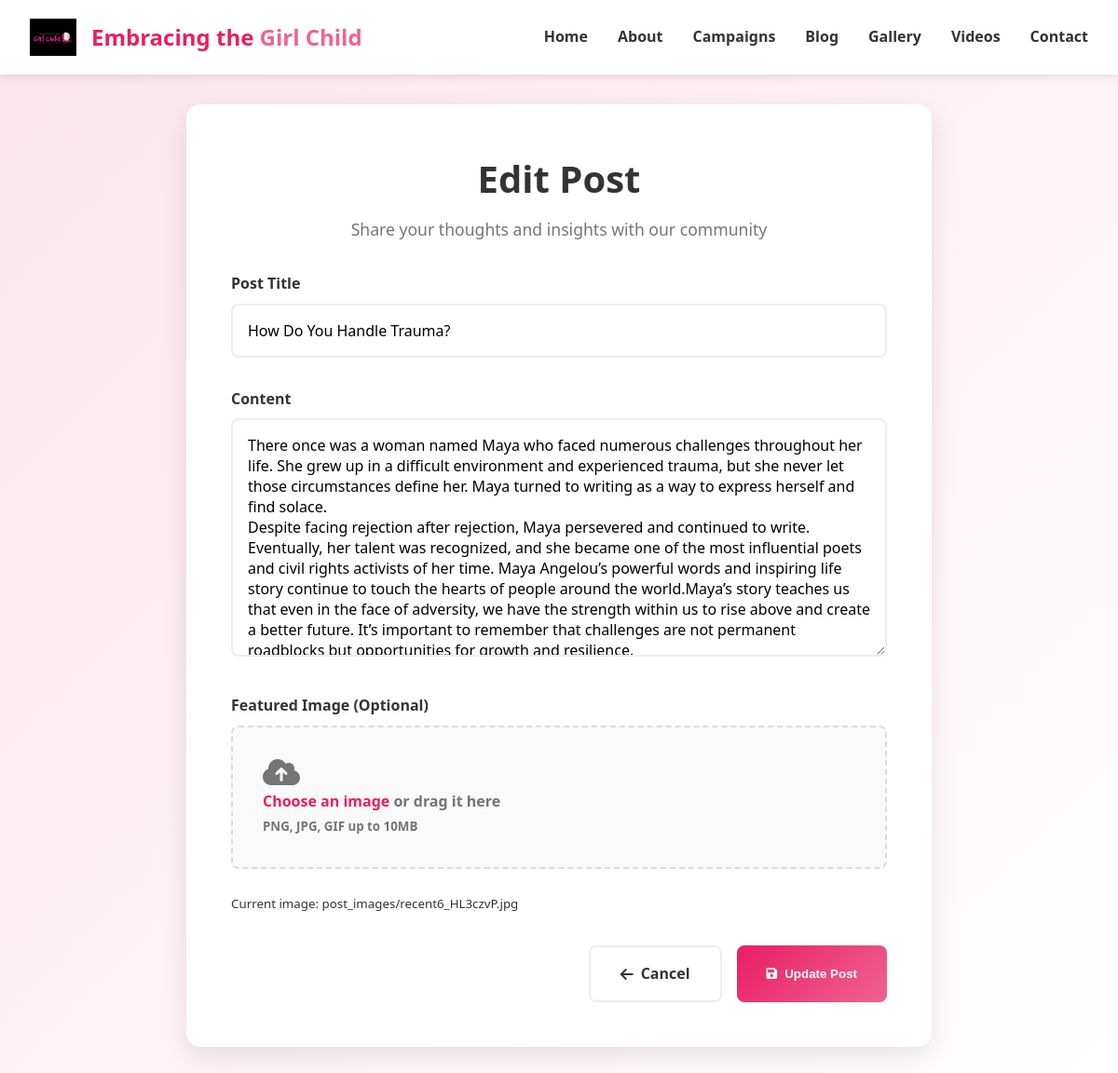
The page /post/how-do-you-handle-trauma/edit/ (signed in) on the database as committed earlier.
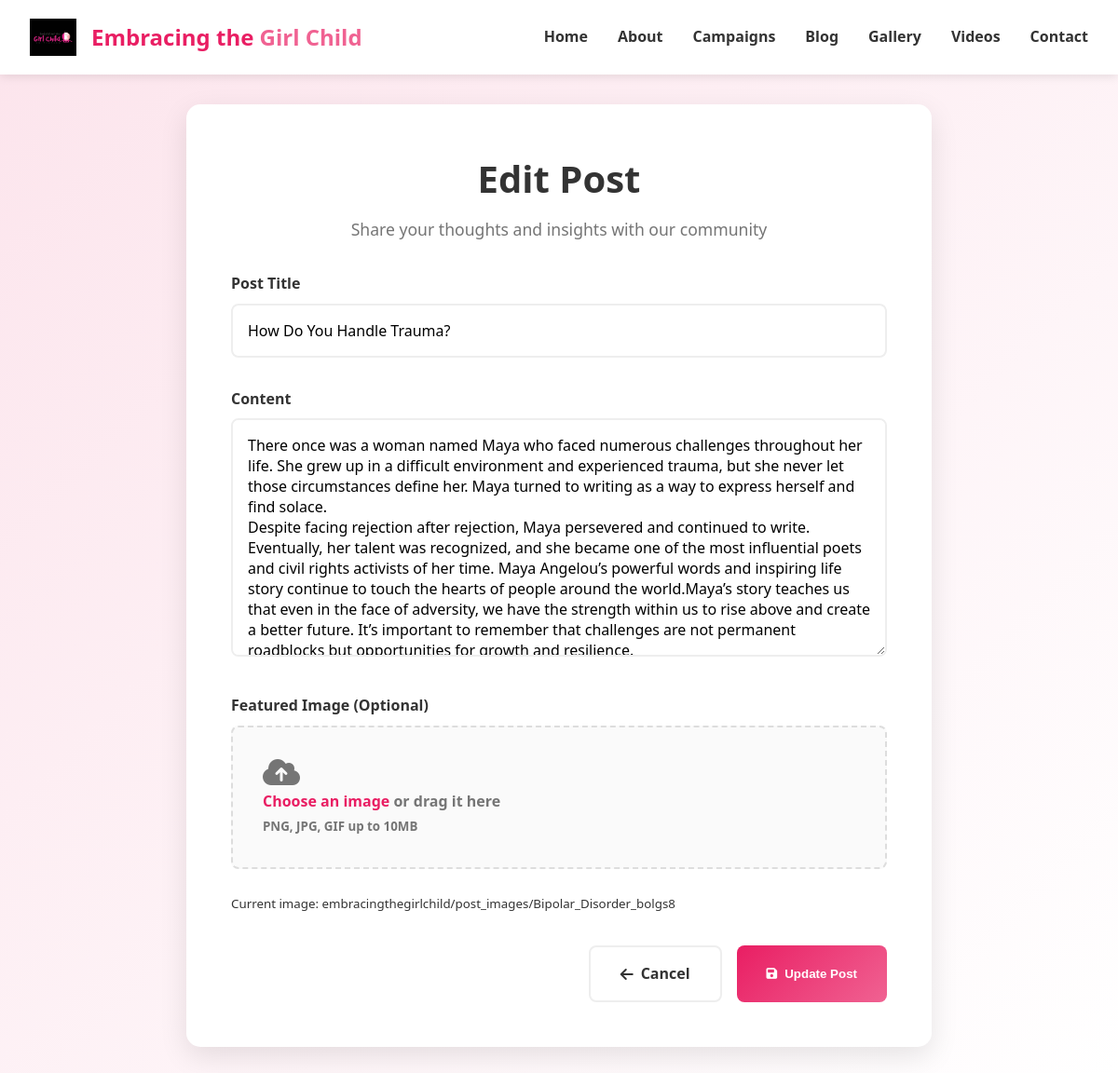
The same page on the database as committed later.
### main/models.py (models this page shows, shortened)
class Post(models.Model):
    title = models.CharField(max_length=200)
    slug = models.SlugField(unique=True, blank=True)
    content = models.TextField()
    image = models.ImageField(
        upload_to='post_images/',
        blank=True,
        null=True,
        storage=MediaCloudinaryStorage()
    )
    CATEGORY_CHOICES = [
        ('education', 'Education'),
        ('legal', 'Legal Rights'),
        ('success', 'Success Stories'),
        ('awareness', 'Awareness'),
        ('activism', 'Activism'),
        ('advocacy', 'Advocacy'),
    ]
    STATUS_CHOICES = [
        ('draft', 'Draft'),
        ('published', 'Published'),
        ('archived', 'Archived'),
    ]
    category = models.CharField(max_length=50, choices=CATEGORY_CHOICES, blank=True, null=True)
    status = models.CharField(max_length=20, choices=STATUS_CHOICES, default='draft')
    views = models.PositiveIntegerField(default=0)
    pub_link = models.URLField(blank=True, null=True)
    author = models.ForeignKey(User, on_delete=models.CASCADE)
    created_at = models.DateTimeField(default=timezone.now)
    updated_at = models.DateTimeField(auto_now=True)
    class Meta:
        ordering = ['-created_at']

### main/views.py (the view)
# urls.py: path('post/<slug:slug>/edit/', views.post_edit, name='post_edit'),
@login_required
def post_edit(request, slug):
    post = get_object_or_404(Post, slug=slug, author=request.user)
    if request.method == 'POST':
        form = PostForm(request.POST, request.FILES, instance=post)
        if form.is_valid():
            form.save()
            if request.headers.get('x-requested-with') == 'XMLHttpRequest':
                html = render_to_string('partials/_post_row.html', {'post': post}, request=request)
                return JsonResponse({'success': True, 'html': html})
            return redirect('dashboard')
    else:
        form = PostForm(instance=post)
    return render(request, 'post_form.html', {'form': form})

### main/forms.py
class PostForm(forms.ModelForm):
    class Meta:
        model = Post
        fields = ['title', 'content' , 'image', 'category', 'status']
        widgets = {
            'title': forms.TextInput(attrs={'class': 'form-control'}),
            'content': forms.Textarea(attrs={'class': 'form-control'}),
            'image': forms.ClearableFileInput(attrs={'class': 'form-control-file'}),
            'category': forms.Select(attrs={'class': 'form-control'}),
            'status': forms.Select(attrs={'class': 'form-control'}),
        }

### main/templates/post_form.html (shortened to what this page needs)
{% load static %}
<!DOCTYPE html>
<html lang="en">
<head>
    <link rel="stylesheet" href="https://cdnjs.cloudflare.com/ajax/libs/font-awesome/6.0.0-beta3/css/all.min.css">
    <link href="https://unpkg.com/aos@2.3.1/dist/aos.css" rel="stylesheet">
</head>
<body>
    <nav class="navbar">
        <div class="container">
            <div class="logo">
                <img src="{% static "images/logo.jpg" %}" alt="Embracing the Girl Child Initiative Logo">
                <div class="logo-text">Embracing the <span>Girl Child</span></div>
            </div>
            <ul class="nav-links">
                <li><a href="{% url 'home' %}">Home</a></li>
                <li><a href="{% url 'about' %}">About</a></li>
                <li><a href="#campaigns">Campaigns</a></li>
                <li><a href="{% url 'blog' %}">Blog</a></li>
                <li><a href="{% url 'gallery' %}">Gallery</a></li>
                <li><a href="{% url 'videos' %}">Videos</a></li>
                <li><a href="{% url 'contact' %}">Contact</a></li>
            </ul>
        </div>
    </nav>
    <main class="main-content">
        <div class="form-container" data-aos="fade-up">
            <div class="form-header">
                <h1>{% if form.instance.pk %}Edit Post{% else %}Create New Post{% endif %}</h1>
                <p>Share your thoughts and insights with our community</p>
            </div>
            <form method="post" enctype="multipart/form-data">
                <div class="form-group">
                    <label for="{{ form.title.id_for_label }}">Post Title</label>
                    {{ form.title }}
                </div>
                <div class="form-group">
                    <label for="{{ form.content.id_for_label }}">Content</label>
                    {{ form.content }}
                </div>
                <div class="form-group">
                    <label for="{{ form.image.id_for_label }}">Featured Image (Optional)</label>
                    <div class="file-input-wrapper">
                        <label for="{{ form.image.id_for_label }}" class="file-input-label">
                            <i class="fas fa-cloud-upload-alt"></i>
                            <div class="file-input-text">
                                <strong>Choose an image</strong> or drag it here<br>
                                <small>PNG, JPG, GIF up to 10MB</small>
                            </div>
                        </label>
                    </div>
                    {% if form.instance.image %}
                        <div style="margin-top: 1rem;">
                            <small>Current image: {{ form.instance.image.name }}</small>
                        </div>
                    {% endif %}
                </div>
                <div class="form-actions">
                    <a href="{% url 'dashboard' %}" class="btn btn-secondary">
                        <i class="fas fa-arrow-left"></i>
                        Cancel
                    </a>
                    <button type="submit" class="btn btn-primary">
                        <i class="fas fa-save"></i>
                        {% if form.instance.pk %}Update Post{% else %}Create Post{% endif %}
                    </button>
                </div>
            </form>
        </div>
    </main>
</body>
</html>

### main/templates/post_form.html (style rules this page uses)
:root { --primary-pink: #e91e63; --secondary-pink: #f06292; --light-pink: #fce4ec; --dark-gray: #333333; --medium-gray: #757575; --light-gray: #f5f5f5; --white: #ffffff; --black: #000000; --transition: all 0.3s ease; }
* { margin: 0; padding: 0; box-sizing: border-box; }
body { font-family: 'Segoe UI', Tahoma, Geneva, Verdana, sans-serif; line-height: 1.6; color: var(--dark-gray); background: linear-gradient(135deg, var(--light-pink), var(--white)); min-height: 100vh; }
.navbar { background: var(--white); box-shadow: 0 2px 10px rgba(0, 0, 0, 0.1); position: fixed; top: 0; width: 100%; z-index: 1000; }
.navbar .container { max-width: 1200px; margin: 0 auto; padding: 0 2rem; display: flex; justify-content: space-between; align-items: center; height: 80px; }
.logo { display: flex; align-items: center; gap: 1rem; }
.logo img { width: 50px; height: auto; }
.logo-text { font-size: 1.5rem; font-weight: 700; color: var(--primary-pink); }
.logo-text span { color: var(--secondary-pink); }
.nav-links { display: flex; gap: 2rem; list-style: none; }
.nav-links a { text-decoration: none; color: var(--dark-gray); font-weight: 600; transition: var(--transition); position: relative; }
.main-content { margin-top: 80px; min-height: calc(100vh - 80px); display: flex; align-items: center; justify-content: center; padding: 2rem; }
.form-container { background: var(--white); border-radius: 15px; box-shadow: 0 10px 30px rgba(0, 0, 0, 0.1); padding: 3rem; width: 100%; max-width: 800px; }
.form-header { text-align: center; margin-bottom: 2rem; }
.form-header h1 { font-size: 2.5rem; color: var(--dark-gray); margin-bottom: 0.5rem; }
.form-header p { color: var(--medium-gray); font-size: 1.1rem; }
.form-group { margin-bottom: 2rem; }
.form-group label { display: block; margin-bottom: 0.5rem; font-weight: 600; color: var(--dark-gray); }
.form-group input, .form-group textarea, .form-group select { width: 100%; padding: 1rem; border: 2px solid #eee; border-radius: 8px; font-size: 1rem; transition: var(--transition); font-family: inherit; }
.form-group textarea { resize: vertical; min-height: 200px; }
.file-input-wrapper { position: relative; display: inline-block; width: 100%; }
.file-input-label { display: flex; align-items: center; justify-content: center; gap: 1rem; padding: 2rem; border: 2px dashed #ddd; border-radius: 8px; background: #fafafa; cursor: pointer; transition: var(--transition); }
.file-input-label i { font-size: 2rem; color: var(--medium-gray); }
.file-input-text { color: var(--medium-gray); }
.file-input-text strong { color: var(--primary-pink); }
.form-actions { display: flex; gap: 1rem; justify-content: flex-end; margin-top: 2rem; }
.btn { padding: 1rem 2rem; border: none; border-radius: 8px; font-weight: 600; cursor: pointer; transition: var(--transition); text-decoration: none; display: inline-flex; align-items: center; gap: 0.5rem; }
.btn-primary { background: linear-gradient(135deg, var(--primary-pink), var(--secondary-pink)); color: var(--white); }
.btn-secondary { background: var(--white); color: var(--dark-gray); border: 2px solid #eee; }

Rows that differ between the two databases and show on the page:
changed Post "How Do You Handle Trauma?": instance.image.name "post_images/recent6_HL3czvP.jpg" → "embracingthegirlchild/post_images/Bipolar_Disorder_bolgs8"
